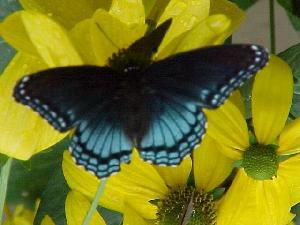
%> input picture phog(Pyramid HOG)描述子/image_0058.jpg, 300 x 225 px
$ octave --eval "result = log_Blob(imread('../phog(Pyramid HOG)描述子/image_0058.jpg'));"   (GNU Octave 9; MATLAB toolbox functions it lacks are replaced by stand-ins)
%> lines starting %> are read from the running program, lines starting %| are printed output that depends on the picture
function [points] = log_Blob(img,o_nb_blobs)
    % 功能：提取LoG斑点
    % 输入：
    %      img –输入的图像
    %       o_nb_blobs -需要检测的斑点区域的数量
    % 输出：
    %       points -检测出的斑点
    % 参考文献：
    % Lindeberg, T. Feature Detection with Automatic Scale Selection
    % IEEE Transactions Pattern Analysis Machine Intelligence, 1998, 30,
    % 77-116

    % 输入图像
    img = double(img(:,:,1));
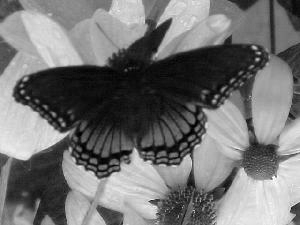
%> img: size 225x300 double; min 0, max 255, mean 115.4

    % 设定检测到斑点的数量
    if nargin==1
        nb_blobs = 120;
    else
        nb_blobs = o_nb_blobs;
    end

    % 设定LoG参数
    sigma_begin = 2;
    sigma_end   = 15;
    sigma_step  = 1;
    sigma_array = sigma_begin:sigma_step:sigma_end;
    sigma_nb    = numel(sigma_array);

    % 变量
    img_height  = size(img,1);
%> img_height = 225
    img_width   = size(img,2);
%> img_width = 300

    % 计算尺度规范化高斯拉普拉斯算子
    snlo = zeros(img_height,img_width,sigma_nb);
    for i=1:sigma_nb
        sigma       = sigma_array(i);

snlo(:,:,i) = sigma*sigma*imfilter(img,fspecial('log', floor(6*sigma+1), sigma),'replicate');

    end

    % 搜索局部极值
    snlo_dil             = imdilate(snlo,ones(3,3,3));
    blob_candidate_index = find(snlo==snlo_dil);
%> blob_candidate_index = 819 values from 1 to 944779
    blob_candidate_value = snlo(blob_candidate_index);
%> blob_candidate_value = 819 values, max 80.16 at index 811, min -7.81 at index 99, mean 13.44
    [tmp,index]          = sort(blob_candidate_value,'descend');
%> tmp = 819 values, max 80.16 at index 1, min -7.81 at index 819, mean 13.44; index = 819 values, max 819 at index 159, min 1 at index 554, mean 410

blob_index           = blob_candidate_index( index(1:min(nb_blobs,numel(index))) );
%> blob_index = 120 values, max 929986 at index 35, min 4582 at index 48, mean 206508

[lig,col,sca]        = ind2sub([img_height,img_width,sigma_nb],blob_index);
%> lig = 120 values, max 225 at index 40, min 1 at index 74, mean 130.5; col = 120 values, max 300 at index 8, min 1 at index 44, mean 155.7; sca = 120 values, max 14 at index 2, min 1 at index 11, mean 3.54

    points               = [lig,col,3*reshape(sigma_array(sca),[size(lig,1),1])];
%> points = 120 rows, first 12: [157 262 42; 91 40 45; 24 168 9; 184 228 12; 221 114 27; 35 156 24; 121 249 9; 211 300 21; 129 251 9; 210 294 9; 202 153 6; 175 42 45]
%> `result = log_Blob(imread('../phog(Pyramid HOG)描述子/image_0058.jpg'));`: result has the same summary as points in log_Blob

end
